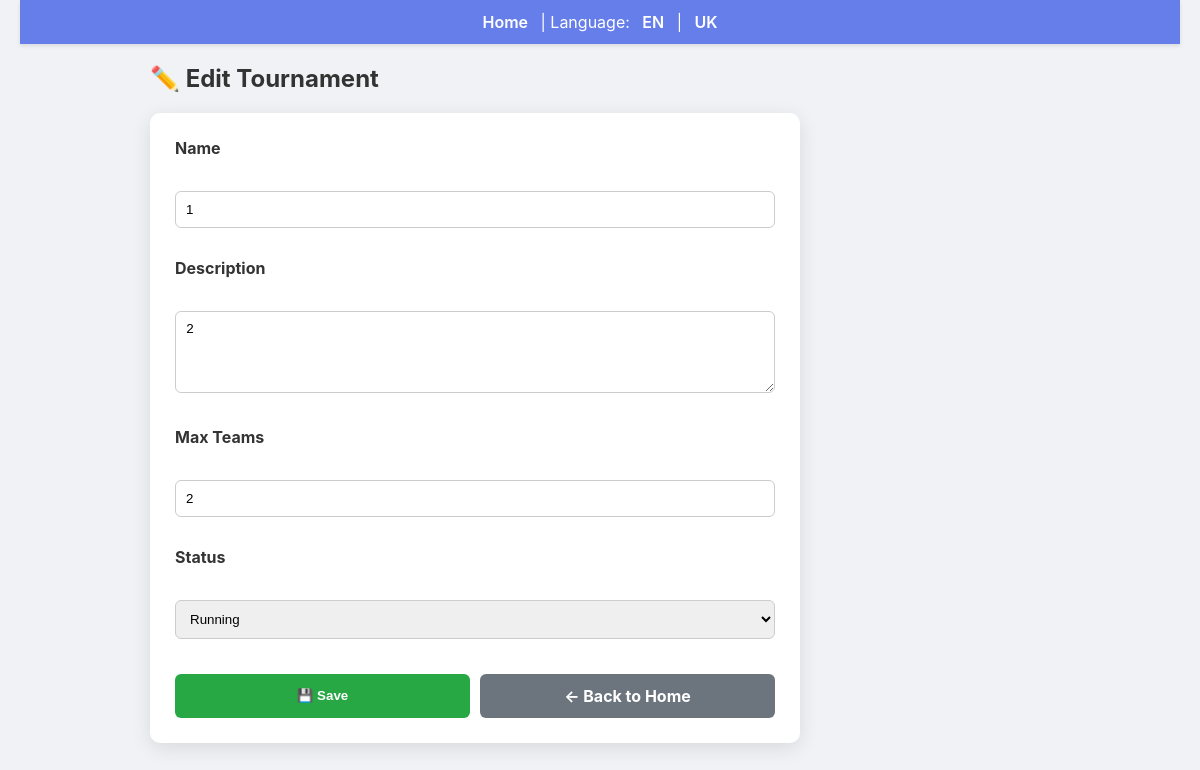
Page /admin/tournament/1/edit on the earlier database version.
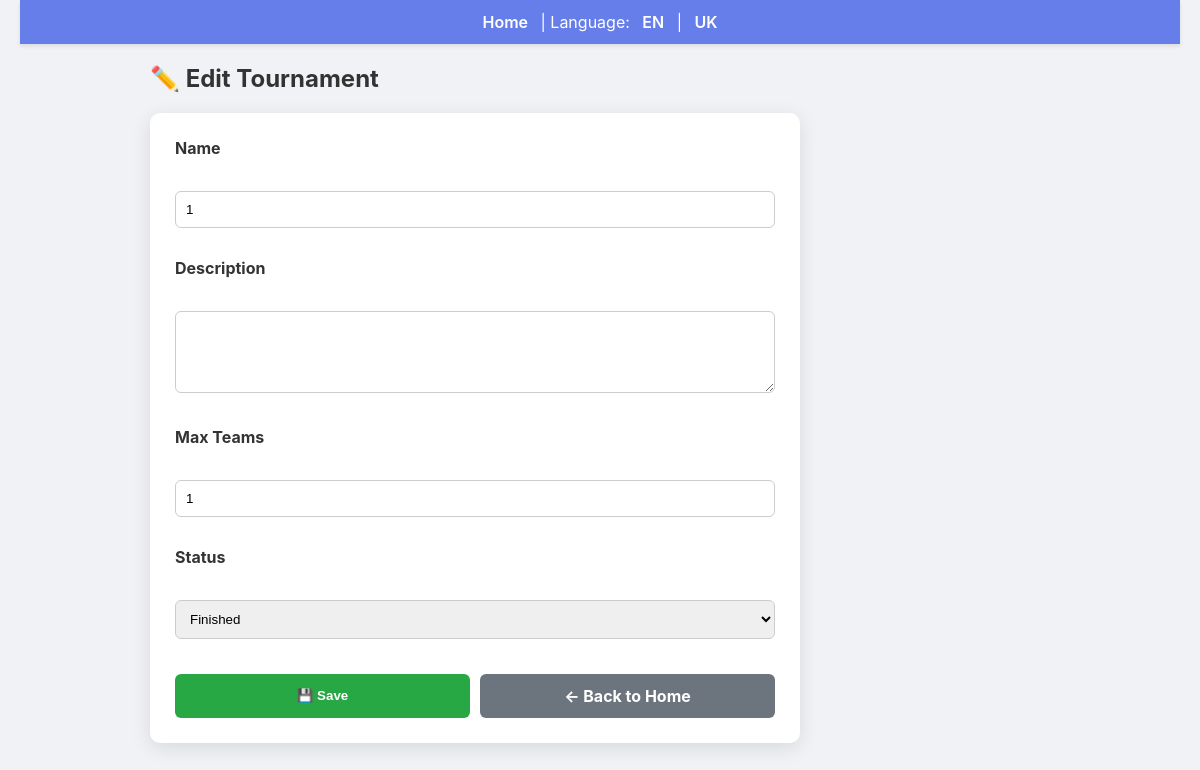
Same page on the later database version.
### backend/models.py (models this page shows)
class Tournament(db.Model):
    id = db.Column(db.Integer, primary_key=True)
    name = db.Column(db.String(200), nullable=False)
    description = db.Column(db.Text)
    max_teams = db.Column(db.Integer)
    status = db.Column(db.String(30), default="Draft")
    rounds = db.relationship('Round', backref='tournament', lazy=True)

### backend/admin.py (the view, shortened to what this page needs)
def edit_tournament(tid):
    t = Tournament.query.get_or_404(tid)
    return render_template('admin_edit_tournament.html', tournament=t)

### backend/app.py (called while the page is built)
@app.context_processor
def inject_user_processor():
    return inject_user()

@app.context_processor
def translation_processor():
    return translation()

### backend/app_helpers.py (called while the page is built)
def get_current_user():
    uid = session.get('user_id')
    if uid:
        return User.query.get(uid)
    return None

def inject_user():
    return {'get_current_user': get_current_user}

def translation():
    lang = session.get('language', 'en')
    def t(key):
        return get_text(key, lang)
    return {
        't': t,
        'lang': lang,
        'supported_languages': list(TRANSLATIONS.keys())
    }

### backend/translations.py (called while the page is built)
def get_text(key, lang='en'):
    if lang not in TRANSLATIONS:
        lang = 'en'
    return TRANSLATIONS[lang].get(key, key)

### templates/admin_edit_tournament.html (shortened to what this page needs)
{% extends 'base.html' %}
{% block content %}
<h2>✏️ {{ t('edit') }} {{ t('tournament_page') }}</h2>
<form method="post" style="
    max-width: 600px;
    background: white;
    padding: 25px;
    border-radius: 10px;
    box-shadow: 0 5px 20px rgba(0,0,0,0.1);
">
  <div style="margin-bottom:15px;">
    <label><b>{{ t('name') }}</b></label><br>
    <input name="name" value="{{ tournament.name }}" required
           style="width:100%; padding:10px; border-radius:6px; border:1px solid #ccc;">
  </div>
  <div style="margin-bottom:15px;">
    <label><b>{{ t('description') }}</b></label><br>
    <textarea name="description" rows="4"
      style="width:100%; padding:10px; border-radius:6px; border:1px solid #ccc;">{{ tournament.description }}</textarea>
  </div>
  <div style="margin-bottom:15px;">
    <label><b>Max Teams</b></label><br>
    <input type="number" name="max_teams" value="{{ tournament.max_teams or '' }}"
           style="width:100%; padding:10px;">
  </div>
  <div style="margin-bottom:20px;">
    <label><b>{{ t('status') }}</b></label><br>
    <select name="status" style="width:100%; padding:10px;">
        <option value="Running" {% if tournament.status=='Running' %}selected{% endif %}>Running</option>
        <option value="Finished" {% if tournament.status=='Finished' %}selected{% endif %}>Finished</option>
    </select>
  </div>
  <div style="display:flex; gap:10px;">
    <button type="submit" style="
        flex:1;
        background:#28a745;
        color:white;
        padding:12px;
        border:none;
        border-radius:6px;
        font-weight:bold;
    ">
      💾 {{ t('save') }}
    </button>
    <a href="/admin/tournaments" style="
        flex:1;
        background:#6c757d;
        color:white;
        padding:12px;
        text-align:center;
        border-radius:6px;
        text-decoration:none;
        font-weight:bold;
    ">
      ← {{ t('back_home') }}
    </a>
  </div>
</form>
{% endblock %}

Differences in the rows shown:
changed Tournament: max_teams "2" → "1"; status "Running" → "Finished"; description "2" → (not shown)
